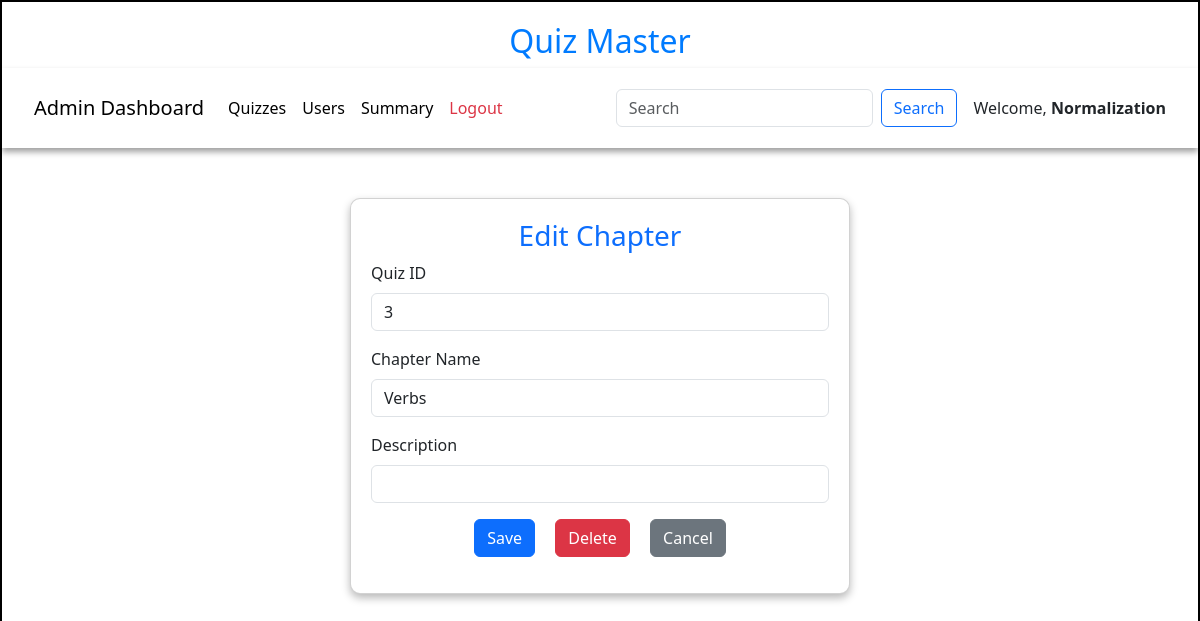
Page /edit_chapter/3/Normalization on the earlier database version.
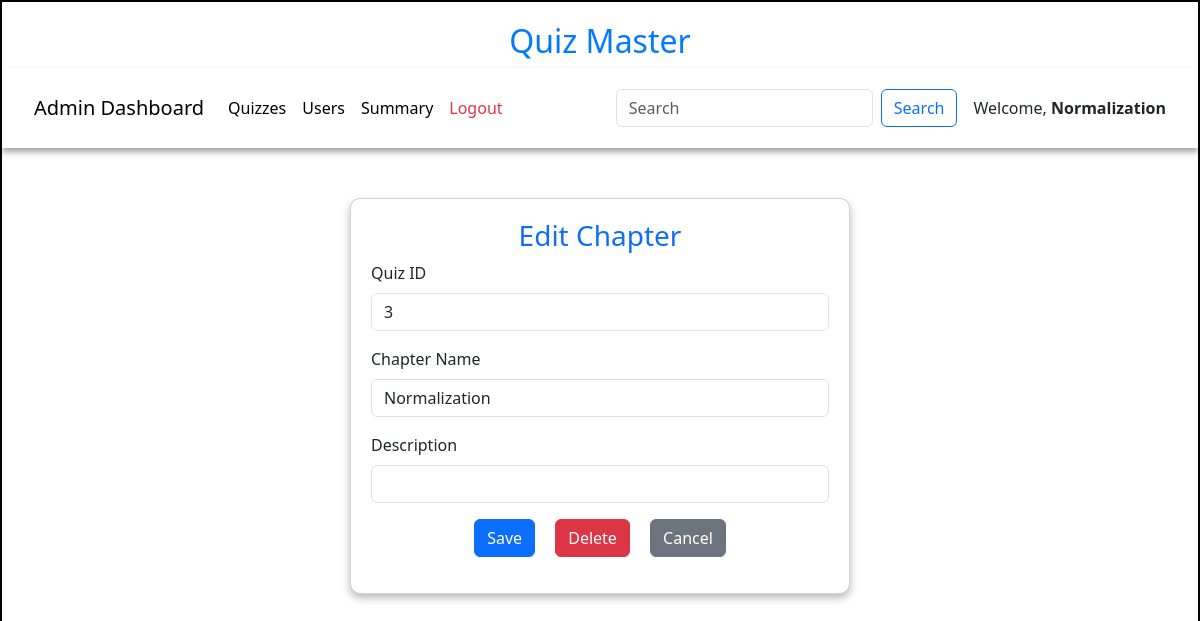
Same page on the later database version.
### models/models.py (models this page shows)
class Chapter(db.Model):
    id=db.Column(db.Integer,primary_key=True)
    name=db.Column(db.String,unique=True,nullable=False)
    description=db.Column(db.String)
    Subject_id = db.Column(db.Integer,db.ForeignKey("subject.id"),nullable=False)
    quizes = db.relationship("Quiz",cascade="all,delete",backref="chapter",lazy=True)

### controllers/controller.py (the view, shortened to what this page needs)
@app.route("/edit_chapter/<id>/<name>",methods=["GET","POST"])
def edit_chapter(id,name):
    chap = get_chapter(id)
    return render_template("edit_chapter.html",chapter=chap,name=name)

### controllers/controller.py (called while the page is built)
def  get_chapter(id):
    chapter = Chapter.query.filter_by(id=id).first()
    return chapter

### templates/edit_chapter.html (shortened to what this page needs)
<!DOCTYPE html>
<html lang="en">
<head>
    <link href="https://cdn.jsdelivr.net/npm/bootstrap@5.3.3/dist/css/bootstrap.min.css" rel="stylesheet">
    <link rel="stylesheet" href="/static/css/style.css">
</head>
<body>
    <div id="container">
        <h1 id="heading">Quiz Master</h1>
        <nav class="navbar navbar-expand-lg navbar-light bg-white">
            <div class="container-fluid">
                <a class="navbar-brand" href="#">Admin Dashboard</a>
                <div class="collapse navbar-collapse" id="navbarNav">
                    <ul class="navbar-nav me-auto">
                        <li class="nav-item">
                            <a class="nav-link active" href="/quiz_dashboard/{{name}}">Quizzes</a>
                        </li>
                        <li class="nav-item">
                            <a class="nav-link active" href="/admin_users/{{name}}">Users</a>
                        </li>
                        <li class="nav-item">
                            <a class="nav-link active" href="/admin_summary/{{name}}">Summary</a>
                        </li>
                        <li class="nav-item">
                            <a class="nav-link text-danger" href="/login">Logout</a>
                        </li>
                    </ul>
                    <form class="d-flex" method="POST" action="#">
                        <input class="form-control me-2" type="search" placeholder="Search" name="search_txt" id="search_txt">
                        <button class="btn btn-outline-primary" type="submit">Search</button>
                    </form>
                </div>
                <span class="ms-3">Welcome, <strong>{{name}}</strong></span>
            </div>
        </nav>
        {% if chapter %}
        <div id="edit_subject-panel" style="margin: auto;margin-top: 50px; width: 500px;">
            <div class="card">
                <h3 class="text-center text-primary">Edit Chapter</h3>
                <form action="/edit_chapter/{{chapter.id}}/{{name}}" method="POST">
                    <div class="mb-3">
                        <label for="quiz_id" class="form-label">Quiz ID</label>
                        <input type="number" class="form-control" id="quiz_id" name="quiz_id" value="{{chapter.id}}" readonly>
                    </div>
                    <div class="mb-3">
                        <label for="name" class="form-label">Chapter Name</label>
                        <input type="text" class="form-control" id="name" name="name" value="{{chapter.name}}">
                    </div>
                    <div class="mb-3">
                        <label for="description" class="form-label">Description</label>
                        <input type="text" class="form-control" id="description" name="description" value="{{chapter.description}}">
                    </div>
                    <div class="mb-3 text-center">
                        <button type="submit" class="btn btn-primary mx-2">Save</button>
                        <a href="/delete_chapter/{{chapter.id}}/{{name}}" class="btn btn-danger mx-2">Delete</a>
                        <a href="/admin/{{name}}" class="btn btn-secondary mx-2">Cancel</a>
                    </div>
                </form>
            </div>
        </div>
        {% endif %}
    </div>
</body>
</html>

Differences in the rows shown:
changed Chapter id 3: name (not shown) → "Normalization"; name "Verbs" → "Normalization"
Other differences:
{{ name }}: "Normalization" → (not shown)
